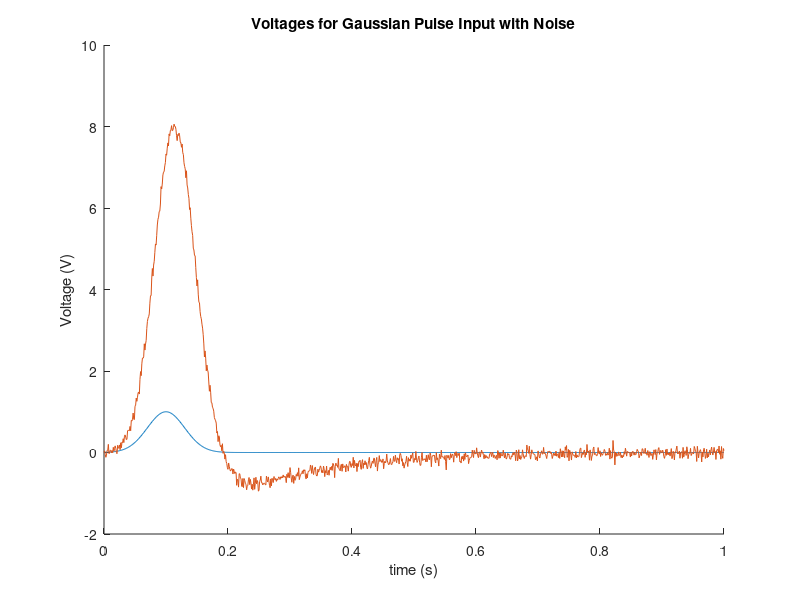
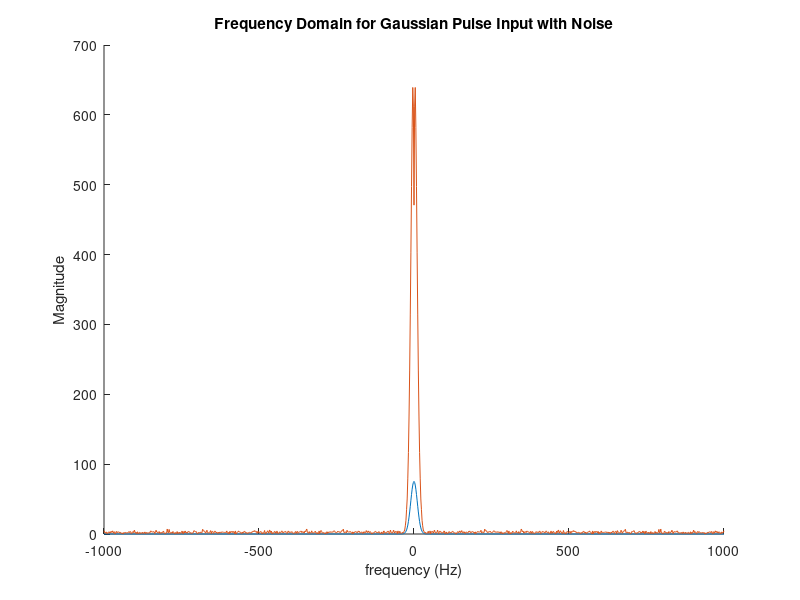
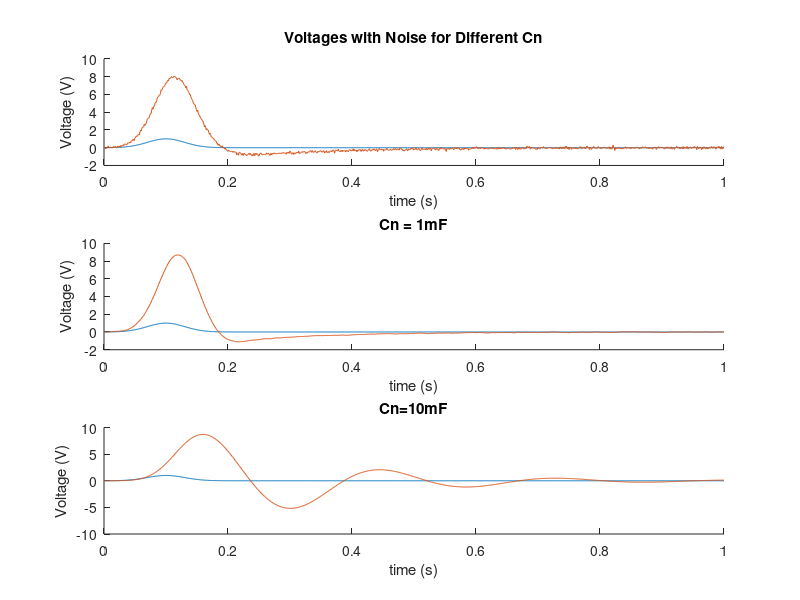
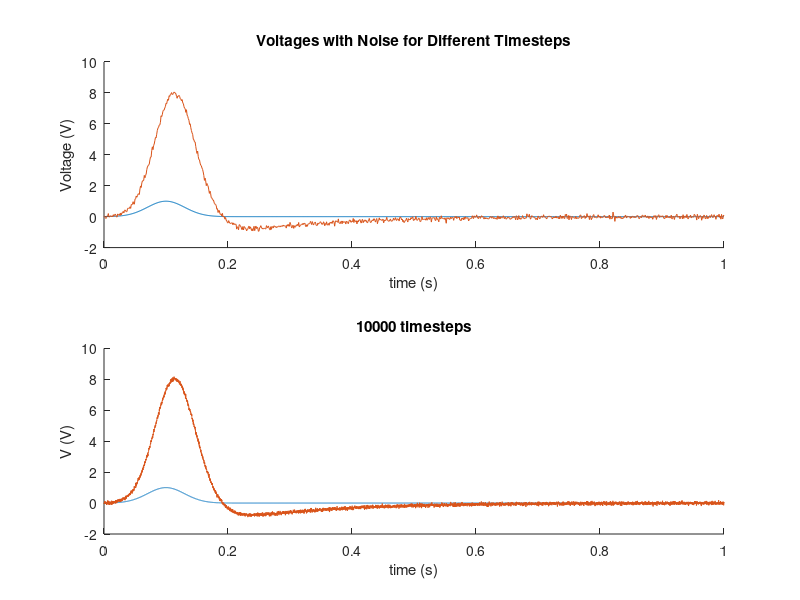

These figures' MATLAB source, in order:
% paramaters
R1 = 1;
R2 = 2;
R3 = 10;
R4 = 0.1;
RO = 1000;
c = 0.25;
L = 0.2;
Cn = 0.00001;

%matrices
Vin=1;
G=zeros(6);
C=zeros(6);
G(1,:)=[1 0 0 0 0 0]; 
C(1,:)=[0 0 0 0 0 0]; 
G(2,:)=[(-1/R1) (1/R2+1/R1) 0 0 0 1]; 
C(2,:)=[-c +c 0 0 0 0];
G(3,:)=[0 0 1/R3 0 0 -1]; 
C(3,:)=[0 0 Cn 0 0 0]; 
G(4,:)=[0 0 -1*100/R3 1 0 0]; 
C(4,:)=[0 0 0 0 0 0]; 
G(5,:)=[0 0 0 -1/R4 (1/R4+1/RO) 0]; 
C(5,:)=[0 0 0 0 0 0];
G(6,:)=[0 -1 1 0 0 0]; 
C(6,:)=[0 0 0 0 0 L]; 



C(2,:)=[-0.25 +0.25 0 0 0 0];
timesteps=1000;
Step=1/1000;
fD_Q2=(-(timesteps)/2:(timesteps)/2)*(1/Step/timesteps+1);
simInput=zeros(3,timesteps+1);
for x=1:3
    for i=1:timesteps
        simInput(x,i)=exp(-(i*Step-0.1)^2/(2*0.03^2));
    end
end
simdata=zeros(3,3,timesteps+1);

for x=1:3

    if(x==1)
        cn1=Cn;
    elseif(x==2)
        cn1=Cn*100;
    else
        cn1=Cn*1000;
    end
    C(3,:)=[0 0 cn1 0 0 0]; 
    oldVoltage=[0;
        0;
        0;
        0;
        0;
        0];
    for i=1:timesteps  
        Vin=simInput(x,i);
        F=[Vin;
            0; 
            -0.001*randn();
            0;
            0;
            0];
        simdata(x,1,i+1)=i*Step;
        simdata(x,2,i+1)=Vin;
        V=(C/Step+G)\(C*oldVoltage/Step+F);
        simdata(x,3,i+1)=V(5);
        oldVoltage=V;
    end
end
C(3,:)=[0 0 Cn 0 0 0]; 

simdata_1=zeros(3,timesteps+1);
simdata_1(:,:)=simdata(1,:,:);
figure(1)
hold on;
plot(simdata_1(1,:),simdata_1(2,:));
plot(simdata_1(1,:),simdata_1(3,:));
hold off;
title('Voltages for Gaussian Pulse Input with Noise');
ylabel('Voltage (V)');
xlabel('time (s)');

figure(2)
X=fft(simdata_1(2,:));
Y=fft(simdata_1(3,:));
hold on;
plot(fD_Q2,fftshift(abs(X)));
plot(fD_Q2,fftshift(abs(Y)));
hold off;
title('Frequency Domain for Gaussian Pulse Input with Noise');
ylabel('Magnitude');
xlabel('frequency (Hz)');
simdata_1=zeros(3,timesteps+1);
simdata_1(:,:)=simdata(1,:,:);
figure(3)
subplot(3,1,1)
hold on;
plot(simdata_1(1,:),simdata_1(2,:));
plot(simdata_1(1,:),simdata_1(3,:));
hold off;
title({'Voltages with Noise for Different Cn'});
ylabel('Voltage (V)');
xlabel('time (s)');

simdata_2=zeros(3,timesteps+1);
simdata_2(:,:)=simdata(2,:,:);
subplot(3,1,2)
hold on;
plot(simdata_2(1,:),simdata_2(2,:));
plot(simdata_2(1,:),simdata_2(3,:));
hold off;
title('Cn = 1mF');
ylabel('Voltage (V)');
xlabel('time (s)');

simdata_3=zeros(3,timesteps+1);
simdata_3(:,:)=simdata(3,:,:);
subplot(3,1,3)
hold on;
plot(simdata_3(1,:),simdata_3(2,:));
plot(simdata_3(1,:),simdata_3(3,:));
hold off;
title('Cn=10mF');
ylabel('Voltage (V)');
xlabel('time (s)');


C(2,:)=[-c +c 0 0 0 0];
timesteps_ALT=10000;
nStep=1/timesteps_ALT;
numT4=timesteps_ALT+1;
fD_Q3=(-(numT4-1)/2:(numT4-1)/2)*(1/nStep/numT4);
datasimulation1=zeros(3,3,timesteps_ALT+1);
oldVoltage=[1; 0; 0; 0; 0; 0];
simInput_ALT=zeros(3,timesteps_ALT+1);
freq=1/0.03;
for x=1:1
    for i=1:timesteps_ALT
        simInput_ALT(x,i)=exp(-(i*nStep-0.1)^2/(2*0.03^2));
    end
end

for x=1:1
    C(3,:)=[0 0 Cn 0 0 0]; 

    oldVoltage=[0; 0; 0; 0; 0; 0];

    for i=1:timesteps_ALT
        Vin=simInput_ALT(x,i);
        In=0.001*randn();
        F=[Vin; 0; -In; 0; 0; 0];
        datasimulation1(x,1,i+1)=i*nStep;
        datasimulation1(x,2,i+1)=Vin;
        A=C/nStep+G;
        V=(A)\(C*oldVoltage/nStep+F);
        datasimulation1(x,3,i+1)=V(5);
        oldVoltage=V;
    end
    
end
C(3,:)=[0 0 Cn 0 0 0]; 
figure(4)
subplot(2,1,1)
simdata_1=zeros(3,timesteps+1);
simdata_1(:,:)=simdata(1,:,:);
hold on;
plot(simdata_1(1,:),simdata_1(2,:));
plot(simdata_1(1,:),simdata_1(3,:));
hold off;
title({'Voltages with Noise for Different Timesteps'});
ylabel('Voltage (V)');
xlabel('time (s)');

subplot(2,1,2)
simdata_1_ALT=zeros(3,timesteps_ALT+1);
simdata_1_ALT(:,:)=datasimulation1(1,:,:);
hold on;
plot(simdata_1_ALT(1,:),simdata_1_ALT(2,:));
plot(simdata_1_ALT(1,:),simdata_1_ALT(3,:));
hold off;
title('10000 timesteps');
ylabel('V (V)');
xlabel('time (s)');

